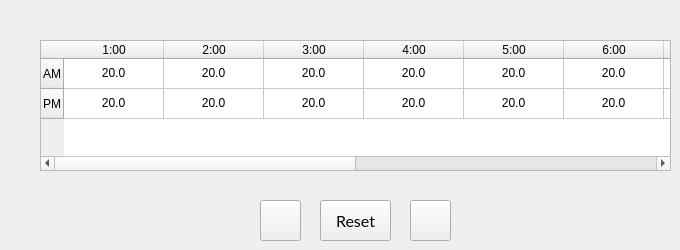
     <widget class="QWidget" name="pageMON_3">
      <widget class="QPushButton" name="bUP_3">
       <property name="enabled">
        <bool>true</bool>
       </property>
       <property name="geometry">
        <rect>
         <x>410</x>
         <y>200</y>
         <width>41</width>
         <height>41</height>
        </rect>
       </property>
       <property name="font">
        <font>
         <family>lato</family>
         <pointsize>14</pointsize>
        </font>
       </property>
       <property name="focusPolicy">
        <enum>Qt::NoFocus</enum>
       </property>
       <property name="text">
        <string/>
       </property>
       <property name="icon">
        <iconset>
         <normaloff>images/icons/baseline_add_white_48dp.png</normaloff>images/icons/baseline_add_white_48dp.png</iconset>
       </property>
       <property name="iconSize">
        <size>
         <width>32</width>
         <height>32</height>
        </size>
       </property>
       <property name="checkable">
        <bool>false</bool>
       </property>
       <property name="autoDefault">
        <bool>false</bool>
       </property>
      </widget>
      <widget class="QPushButton" name="reset_3">
       <property name="enabled">
        <bool>true</bool>
       </property>
       <property name="geometry">
        <rect>
         <x>320</x>
         <y>200</y>
         <width>71</width>
         <height>41</height>
        </rect>
       </property>
       <property name="font">
        <font>
         <family>lato</family>
         <pointsize>12</pointsize>
        </font>
       </property>
       <property name="focusPolicy">
        <enum>Qt::NoFocus</enum>
       </property>
       <property name="text">
        <string>Reset</string>
       </property>
       <property name="checkable">
        <bool>false</bool>
       </property>
       <property name="autoDefault">
        <bool>false</bool>
       </property>
      </widget>
      <widget class="QPushButton" name="bDOWN_3">
       <property name="enabled">
        <bool>true</bool>
       </property>
       <property name="geometry">
        <rect>
         <x>260</x>
         <y>200</y>
         <width>41</width>
         <height>41</height>
        </rect>
       </property>
       <property name="font">
        <font>
         <family>lato</family>
         <pointsize>14</pointsize>
        </font>
       </property>
       <property name="focusPolicy">
        <enum>Qt::NoFocus</enum>
       </property>
       <property name="text">
        <string/>
       </property>
       <property name="icon">
        <iconset>
         <normaloff>images/icons/baseline_remove_white_48dp.png</normaloff>images/icons/baseline_remove_white_48dp.png</iconset>
       </property>
       <property name="iconSize">
        <size>
         <width>32</width>
         <height>32</height>
        </size>
       </property>
       <property name="checkable">
        <bool>false</bool>
       </property>
       <property name="autoDefault">
        <bool>false</bool>
       </property>
      </widget>
      <widget class="QTableWidget" name="table_3">
       <property name="geometry">
        <rect>
         <x>40</x>
         <y>40</y>
         <width>631</width>
         <height>131</height>
        </rect>
       </property>
       <property name="focusPolicy">
        <enum>Qt::TabFocus</enum>
       </property>
       <property name="editTriggers">
        <set>QAbstractItemView::NoEditTriggers</set>
       </property>
       <row>
        <property name="text">
         <string>AM</string>
        </property>
       </row>
       <row>
        <property name="text">
         <string>PM</string>
        </property>
       </row>
       <column>
        <property name="text">
         <string>1:00</string>
        </property>
       </column>
       <column>
        <property name="text">
         <string>2:00</string>
        </property>
       </column>
       <column>
        <property name="text">
         <string>3:00</string>
        </property>
       </column>
       <column>
        <property name="text">
         <string>4:00</string>
        </property>
       </column>
       <column>
        <property name="text">
         <string>5:00</string>
        </property>
       </column>
       <column>
        <property name="text">
         <string>6:00</string>
        </property>
       </column>
       <column>
        <property name="text">
         <string>7:00</string>
        </property>
       </column>
       <column>
        <property name="text">
         <string>8:00</string>
        </property>
       </column>
       <column>
        <property name="text">
         <string>9:00</string>
        </property>
       </column>
       <column>
        <property name="text">
         <string>10:00</string>
        </property>
       </column>
       <column>
        <property name="text">
         <string>11:00</string>
        </property>
       </column>
       <column>
        <property name="text">
         <string>12:00</string>
        </property>
       </column>
       <item row="0" column="0">
        <property name="text">
         <string>20.0</string>
        </property>
        <property name="textAlignment">
         <set>AlignCenter</set>
        </property>
       </item>
       <item row="0" column="1">
        <property name="text">
         <string>20.0</string>
        </property>
        <property name="textAlignment">
         <set>AlignCenter</set>
        </property>
       </item>
       <item row="0" column="2">
        <property name="text">
         <string>20.0</string>
        </property>
        <property name="textAlignment">
         <set>AlignCenter</set>
        </property>
       </item>
       <item row="0" column="3">
        <property name="text">
         <string>20.0</string>
        </property>
        <property name="textAlignment">
         <set>AlignCenter</set>
        </property>
       </item>
       <item row="0" column="4">
        <property name="text">
         <string>20.0</string>
        </property>
        <property name="textAlignment">
         <set>AlignCenter</set>
        </property>
       </item>
       <item row="0" column="5">
        <property name="text">
         <string>20.0</string>
        </property>
        <property name="textAlignment">
         <set>AlignCenter</set>
        </property>
       </item>
       <item row="0" column="6">
        <property name="text">
         <string>20.0</string>
        </property>
        <property name="textAlignment">
         <set>AlignCenter</set>
        </property>
       </item>
       <item row="0" column="7">
        <property name="text">
         <string>20.0</string>
        </property>
        <property name="textAlignment">
         <set>AlignCenter</set>
        </property>
       </item>
       <item row="0" column="8">
        <property name="text">
         <string>20.0</string>
        </property>
        <property name="textAlignment">
         <set>AlignCenter</set>
        </property>
       </item>
       <item row="0" column="9">
        <property name="text">
         <string>20.0</string>
        </property>
        <property name="textAlignment">
         <set>AlignCenter</set>
        </property>
       </item>
       <item row="0" column="10">
        <property name="text">
         <string>20.0</string>
        </property>
        <property name="textAlignment">
         <set>AlignCenter</set>
        </property>
       </item>
       <item row="0" column="11">
        <property name="text">
         <string>20.0</string>
        </property>
        <property name="textAlignment">
         <set>AlignCenter</set>
        </property>
       </item>
       <item row="1" column="0">
        <property name="text">
         <string>20.0</string>
        </property>
        <property name="textAlignment">
         <set>AlignCenter</set>
        </property>
       </item>
       <item row="1" column="1">
        <property name="text">
         <string>20.0</string>
        </property>
        <property name="textAlignment">
         <set>AlignCenter</set>
        </property>
       </item>
       <item row="1" column="2">
        <property name="text">
         <string>20.0</string>
        </property>
        <property name="textAlignment">
         <set>AlignCenter</set>
        </property>
       </item>
       <item row="1" column="3">
        <property name="text">
         <string>20.0</string>
        </property>
        <property name="textAlignment">
         <set>AlignCenter</set>
        </property>
       </item>
       <item row="1" column="4">
        <property name="text">
         <string>20.0</string>
        </property>
        <property name="textAlignment">
         <set>AlignCenter</set>
        </property>
       </item>
       <item row="1" column="5">
        <property name="text">
         <string>20.0</string>
        </property>
        <property name="textAlignment">
         <set>AlignCenter</set>
        </property>
       </item>
       <item row="1" column="6">
        <property name="text">
         <string>20.0</string>
        </property>
        <property name="textAlignment">
         <set>AlignCenter</set>
        </property>
       </item>
       <item row="1" column="7">
        <property name="text">
         <string>20.0</string>
        </property>
        <property name="textAlignment">
         <set>AlignCenter</set>
        </property>
       </item>
       <item row="1" column="8">
        <property name="text">
         <string>20.0</string>
        </property>
        <property name="textAlignment">
         <set>AlignCenter</set>
        </property>
       </item>
       <item row="1" column="9">
        <property name="text">
         <string>20.0</string>
        </property>
        <property name="textAlignment">
         <set>AlignCenter</set>
        </property>
       </item>
       <item row="1" column="10">
        <property name="text">
         <string>20.0</string>
        </property>
        <property name="textAlignment">
         <set>AlignCenter</set>
        </property>
       </item>
       <item row="1" column="11">
        <property name="text">
         <string>20.0</string>
        </property>
        <property name="textAlignment">
         <set>AlignCenter</set>
        </property>
       </item>
      </widget>
     </widget>
